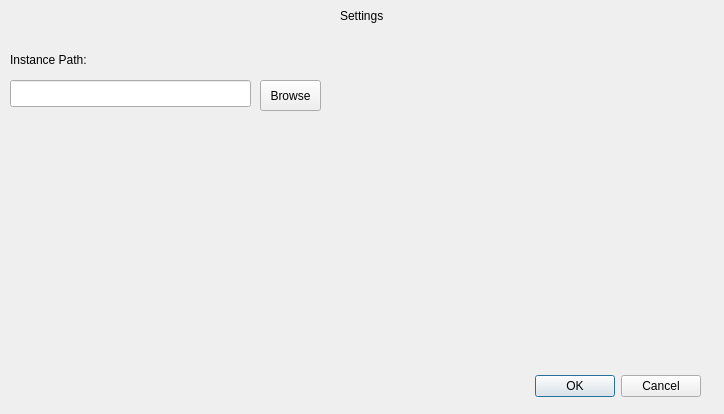
<?xml version="1.0" encoding="UTF-8"?>
<ui version="4.0">
 <class>SettingsDialog</class>
 <widget class="QDialog" name="SettingsDialog">
  <property name="geometry">
   <rect>
    <x>0</x>
    <y>0</y>
    <width>724</width>
    <height>414</height>
   </rect>
  </property>
  <property name="windowTitle">
   <string>Dialog</string>
  </property>
  <widget class="QDialogButtonBox" name="buttonBox">
   <property name="geometry">
    <rect>
     <x>530</x>
     <y>370</y>
     <width>171</width>
     <height>32</height>
    </rect>
   </property>
   <property name="orientation">
    <enum>Qt::Orientation::Horizontal</enum>
   </property>
   <property name="standardButtons">
    <set>QDialogButtonBox::StandardButton::Cancel|QDialogButtonBox::StandardButton::Ok</set>
   </property>
  </widget>
  <widget class="QLineEdit" name="lineEditInstancePath">
   <property name="geometry">
    <rect>
     <x>10</x>
     <y>80</y>
     <width>241</width>
     <height>27</height>
    </rect>
   </property>
  </widget>
  <widget class="QPushButton" name="btnBrowse">
   <property name="geometry">
    <rect>
     <x>260</x>
     <y>80</y>
     <width>61</width>
     <height>31</height>
    </rect>
   </property>
   <property name="text">
    <string>Browse</string>
   </property>
  </widget>
  <widget class="QLabel" name="label">
   <property name="geometry">
    <rect>
     <x>340</x>
     <y>0</y>
     <width>71</width>
     <height>31</height>
    </rect>
   </property>
   <property name="text">
    <string>Settings</string>
   </property>
  </widget>
  <widget class="QLabel" name="label_2">
   <property name="geometry">
    <rect>
     <x>10</x>
     <y>50</y>
     <width>111</width>
     <height>19</height>
    </rect>
   </property>
   <property name="text">
    <string>Instance Path:</string>
   </property>
  </widget>
 </widget>
 <resources/>
 <connections>
  <connection>
   <sender>buttonBox</sender>
   <signal>accepted()</signal>
   <receiver>SettingsDialog</receiver>
   <slot>accept()</slot>
   <hints>
    <hint type="sourcelabel">
     <x>248</x>
     <y>254</y>
    </hint>
    <hint type="destinationlabel">
     <x>157</x>
     <y>274</y>
    </hint>
   </hints>
  </connection>
  <connection>
   <sender>buttonBox</sender>
   <signal>rejected()</signal>
   <receiver>SettingsDialog</receiver>
   <slot>reject()</slot>
   <hints>
    <hint type="sourcelabel">
     <x>316</x>
     <y>260</y>
    </hint>
    <hint type="destinationlabel">
     <x>286</x>
     <y>274</y>
    </hint>
   </hints>
  </connection>
 </connections>
</ui>
